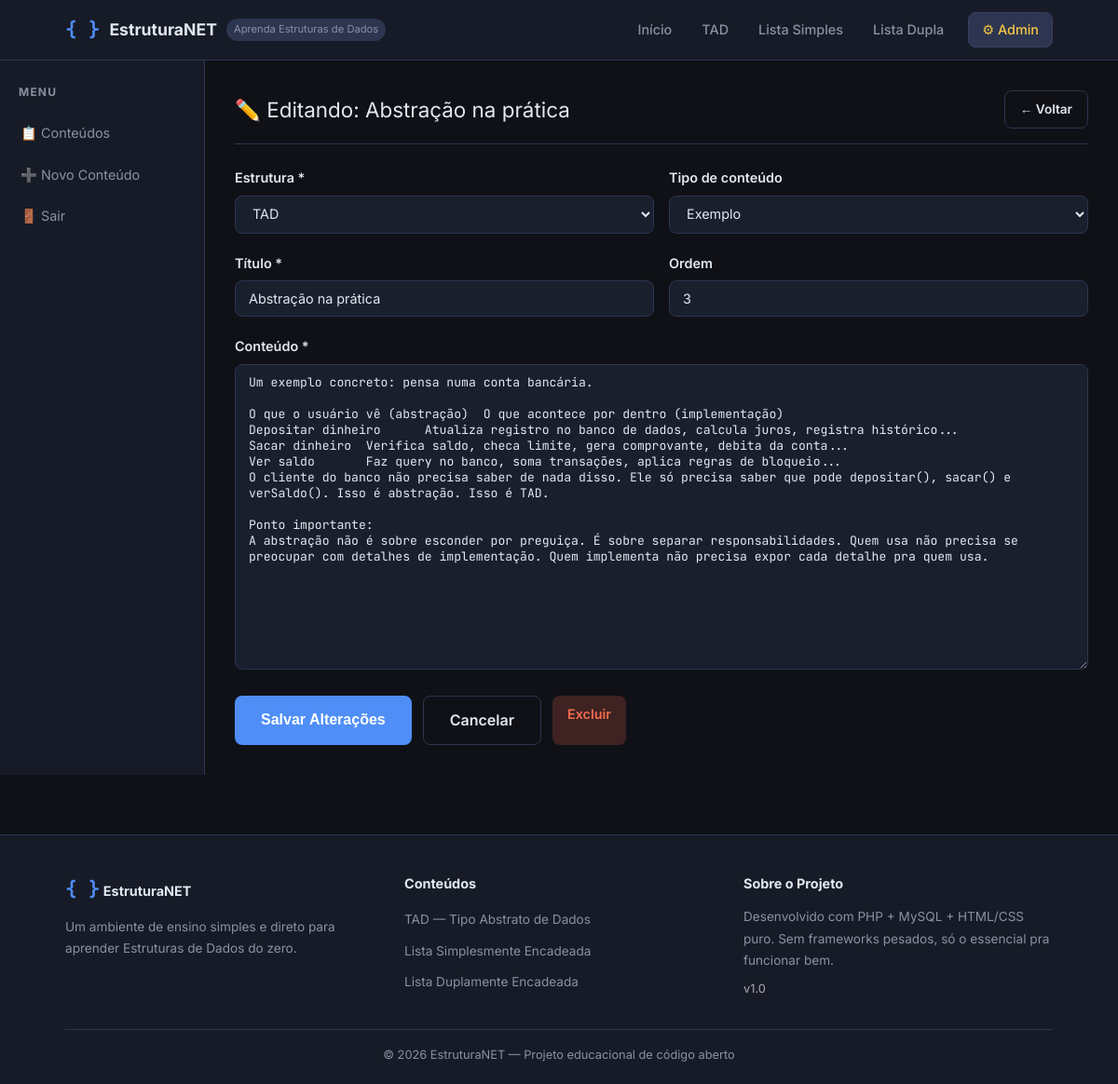
Screenshot of /admin/editar.php?id=9 (signed in) with the database file from the repository.
### tables this page shows
CREATE TABLE `conteudos` (
  `id` int(11) NOT NULL,
  `estrutura` enum('tad','lista_simples','lista_dupla') NOT NULL COMMENT 'Qual estrutura esse conteúdo pertence',
  `tipo` enum('teoria','exemplo','codigo','dica','exercicio') NOT NULL DEFAULT 'teoria',
  `titulo` varchar(255) NOT NULL COMMENT 'Título do bloco de conteúdo',
  `conteudo` text NOT NULL COMMENT 'Corpo do conteúdo (HTML básico permitido)',
  `ordem` int(11) NOT NULL DEFAULT 10 COMMENT 'Ordem de exibição (menor = primeiro)',
  `ativo` tinyint(1) NOT NULL DEFAULT 1 COMMENT '1=ativo, 0=inativo',
  `criado_em` datetime NOT NULL DEFAULT current_timestamp(),
  `editado_em` datetime NOT NULL DEFAULT current_timestamp() ON UPDATE current_timestamp()
);

### admin/editar.php (the view, shortened to what this page needs)
<?php
$id       = (int)($_GET['id'] ?? 0);
$conexao  = conectar();
$stmt = $conexao->prepare("SELECT * FROM conteudos WHERE id = ?");
$stmt->bind_param('i', $id);
$stmt->execute();
$res  = $stmt->get_result();
$item = $res->fetch_assoc();
require_once '../includes/header.php';
$dados = $_SERVER['REQUEST_METHOD'] === 'POST' ? $_POST : $item;
?>
<div class="admin-layout">
    <aside class="admin-sidebar">
        <h4>Menu</h4>
        <a href="painel.php">📋 Conteúdos</a>
        <a href="novo.php">➕ Novo Conteúdo</a>
        <a href="logout.php">🚪 Sair</a>
    </aside>
    <div class="admin-conteudo">
        <div class="admin-titulo">
            <span>✏️ Editando: <?= htmlspecialchars($item['titulo']) ?></span>
            <a href="painel.php" class="btn-secundario" style="font-size:0.85rem;padding:8px 16px;">← Voltar</a>
        </div>
        <form method="POST" action="">
            <div class="form-linha">
                <div class="form-grupo">
                    <label>Estrutura *</label>
                    <select name="estrutura" required>
                        <option value="tad"          <?= $dados['estrutura'] === 'tad'          ? 'selected' : '' ?>>TAD</option>
                    </select>
                </div>
                <div class="form-grupo">
                    <label>Tipo de conteúdo</label>
                    <select name="tipo">
                        <?php foreach (['teoria','exemplo','codigo','dica','exercicio'] as $t): ?>
                        <option value="<?= $t ?>" <?= $dados['tipo'] === $t ? 'selected' : '' ?>>
                            <?= ucfirst($t) ?>
                        </option>
                        <?php endforeach; ?>
                    </select>
                </div>
            </div>
            <div class="form-linha">
                <div class="form-grupo">
                    <label>Título *</label>
                    <input type="text" name="titulo" value="<?= htmlspecialchars($dados['titulo']) ?>" required>
                </div>
                <div class="form-grupo">
                    <label>Ordem</label>
                    <input type="number" name="ordem" value="<?= $dados['ordem'] ?>" min="1" max="999">
                </div>
            </div>
            <div class="form-grupo">
                <label>Conteúdo *</label>
                <textarea name="conteudo" rows="18"><?= htmlspecialchars($dados['conteudo']) ?></textarea>
            </div>
            <div style="display:flex;gap:12px;">
                <button type="submit" class="btn-primario">Salvar Alterações</button>
                <a href="painel.php" class="btn-secundario">Cancelar</a>
                <a href="excluir.php?id=<?= $id ?>" class="btn-excluir btn-confirmar-excluir"
                   style="padding:8px 16px;border-radius:var(--raio);font-size:0.9rem;">
                    Excluir
                </a>
            </div>
        </form>
    </div>
</div>
<?php require_once '../includes/footer.php'; ?>

### assets/css/estilo.css (style rules this page uses)
:root { --cor-fundo: #0f1117; --cor-fundo2: #161b27; --cor-card: #1e2535; --cor-borda: #2d3550; --cor-primaria: #4f8ef7; --cor-secundaria: #7c5cbf; --cor-verde: #3ecf8e; --cor-amarelo: #f7c948; --cor-vermelho: #f76b4f; --cor-texto: #e2e8f0; --cor-texto-suave: #8892a4; --cor-codigo: #1a1f2e; --fonte-texto: 'Inter', sans-serif; --fonte-codigo: 'JetBrains Mono', monospace; --raio: 8px; --sombra: 0 2px 12px rgba(0,0,0,0.3); }
* { box-sizing: border-box; margin: 0; padding: 0; }
html { scroll-behavior: smooth; }
body { font-family: var(--fonte-texto); background: var(--cor-fundo); color: var(--cor-texto); line-height: 1.7; font-size: 16px; }
a { color: var(--cor-primaria); text-decoration: none; transition: color 0.2s; }
.btn-primario { display: inline-block; background: var(--cor-primaria); color: #fff !important; padding: 12px 28px; border-radius: var(--raio); font-weight: 600; font-size: 1rem; transition: all 0.2s; border: none; cursor: pointer; }
.btn-secundario { display: inline-block; background: transparent; color: var(--cor-texto) !important; padding: 12px 28px; border-radius: var(--raio); font-weight: 600; font-size: 1rem; transition: all 0.2s; border: 1px solid var(--cor-borda); cursor: pointer; }
.admin-layout { display: grid; grid-template-columns: 220px 1fr; gap: 0; min-height: calc(100vh - 64px); }
.admin-sidebar { background: var(--cor-fundo2); border-right: 1px solid var(--cor-borda); padding: 24px 0; }
.admin-sidebar h4 { padding: 0 20px 12px; font-size: 0.75rem; text-transform: uppercase; letter-spacing: 0.1em; color: var(--cor-texto-suave); }
.admin-sidebar a { display: block; padding: 10px 20px; color: var(--cor-texto-suave); font-size: 0.9rem; transition: all 0.2s; border-left: 2px solid transparent; }
.admin-conteudo { padding: 32px; }
.admin-titulo { font-size: 1.4rem; margin-bottom: 24px; padding-bottom: 16px; border-bottom: 1px solid var(--cor-borda); display: flex; align-items: center; justify-content: space-between; gap: 16px; }
.form-grupo { margin-bottom: 20px; }
.form-grupo label { display: block; font-size: 0.9rem; font-weight: 600; margin-bottom: 6px; color: var(--cor-texto); }
.form-grupo input, .form-grupo select, .form-grupo textarea { width: 100%; background: var(--cor-codigo); border: 1px solid var(--cor-borda); border-radius: var(--raio); padding: 10px 14px; color: var(--cor-texto); font-family: var(--fonte-texto); font-size: 0.9rem; transition: border-color 0.2s; }
.form-grupo textarea { font-family: var(--fonte-codigo); font-size: 0.82rem; resize: vertical; min-height: 200px; }
.form-linha { display: grid; grid-template-columns: 1fr 1fr; gap: 16px; }
.btn-editar, .btn-excluir, .btn-ver { padding: 5px 12px; border-radius: 5px; font-size: 0.8rem; font-weight: 600; border: none; cursor: pointer; text-decoration: none; transition: all 0.2s; display: inline-block; }
.btn-excluir { background: rgba(247,107,79,0.2); color: var(--cor-vermelho); }

### rows the page displays
conteudos: titulo "Abstração na prática", estrutura "TAD", tipo "Exemplo", ordem "3", conteudo "Um exemplo concreto: pensa numa conta bancária. O que o usuário vê (abstração) O que acontece por dentro (implementação) Depositar dinheiro Atualiza registro no banco de dados, calcula juros, registra histórico... Sacar dinheiro Verifica saldo, checa limite, gera comprovante, debita da conta... Ver saldo Faz query no banco, soma transações, aplica regras de bloqueio... O cliente do banco não precisa saber de nada disso. Ele só precisa saber que pode depositar(), sacar() e verSaldo(). Isso é abstração. Isso é TAD. Ponto importante: A abstração não é sobre esconder por preguiça. É sobre separar responsabilidades. Quem usa não precisa se preocupar com detalhes de implementação. Quem implementa…"

### other values shown
SITE_NOME "EstruturaNET"
SITE_VERSAO "1.0"
